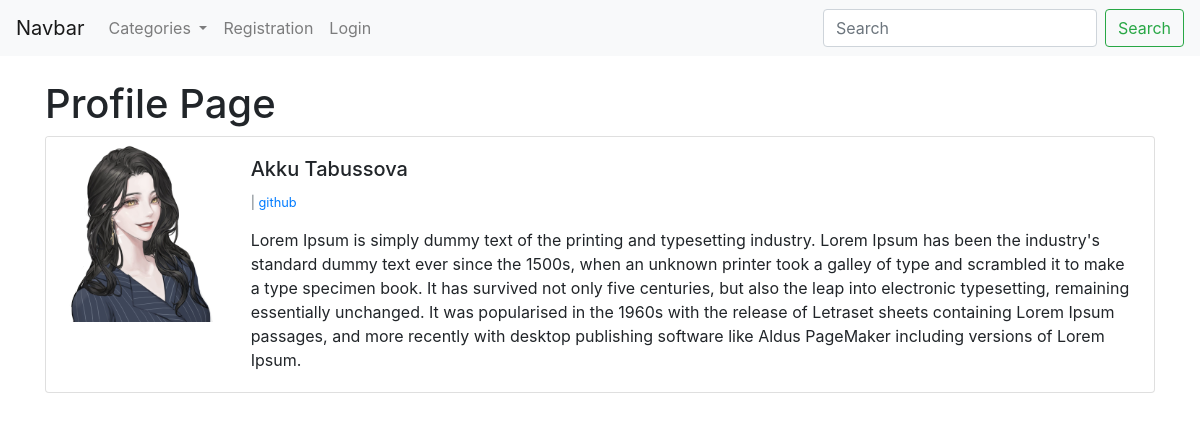
/members/1/profile/, run on the app's committed database.
### ablog/models.py (models this page shows, shortened)
class Profile(models.Model):
	user = models.OneToOneField(User, null=True, on_delete=models.CASCADE)
	bio = models.TextField()
	profile_pic = models.ImageField(null=True, blank=True, upload_to ="images/profile")
	website_url = models.CharField(max_length=225, null=True, blank=True )
	facebook_ur = models.CharField(max_length=225, null=True, blank=True )
	twitter_url = models.CharField(max_length=225, null=True, blank=True )
	linkedin_url = models.CharField(max_length=225, null=True, blank=True )
	github_url = models.CharField(max_length=225, null=True, blank=True )
	"""def __init__(self, arg):
		super Profile, self).__init__()
		self.arg = arg"""

### members/views.py (the view)
# urls.py: path('<int:pk>/profile/', ProfilePageView.as_view(), name = "profile_page"),
class ProfilePageView(DetailView):
	model = Profile
	template_name = 'registration/profile.html'
	def get_context_data(self, *args, **kwargs):
		context = super(ProfilePageView, self).get_context_data(*args, **kwargs)
		page_user = get_object_or_404 (Profile, id=self.kwargs['pk'])
		context["page_user"] = page_user
		return context

### members/templates/registration/profile.html (shortened to what this page needs)
{% extends 'base.html' %}
{% load static %}
{% block content %}
<h1>Profile Page</h1>
	<div class="card mb-3" >
  <div class="row no-gutters">
    <div class="col-md-2">
    	{% if page_user.profile_pic %}
		    <img src="{{ page_user.profile_pic.url }}" class="card-img" alt="...">
      	{% else %}
      		<img src="{% static 'ablog/images/imgnotfound.png' %}" class="card-img" alt="...">
     	{% endif %}
    </div>
 <div class="col-md-10">
      <div class="card-body">
        <h5 class="card-title"> {{page_user.user.first_name}} {{page_user.user.last_name}}</h5>
        <p class="small text-muted">
			{% if page_user.github_url %}
			|
			<a href="{{ page_user.github_url }}">github</a>
			{% endif %}
        </p>
        <p class="card-text">{{ page_user.bio }}</p>
      </div>
    </div>
  </div>
</div>
{% endblock %}

### data on the page
Profile: profile_pic (picture), user.first_name "Akku", user.last_name "Tabussova", bio "Lorem Ipsum is simply dummy text of the printing and typesetting industry. Lorem Ipsum has been the industry's standard dummy text ever since the 1500s, when an unknown printer took a galley of type and scrambled it to make a type specimen book. It has survived not only five centuries, but also the leap into electronic typesetting, remaining essentially unchanged. It was popularised in the 1960s with the release of Letraset sheets containing Lorem Ipsum passages, and more recently with desktop publishing software like Aldus PageMaker including versions of Lorem Ipsum."
